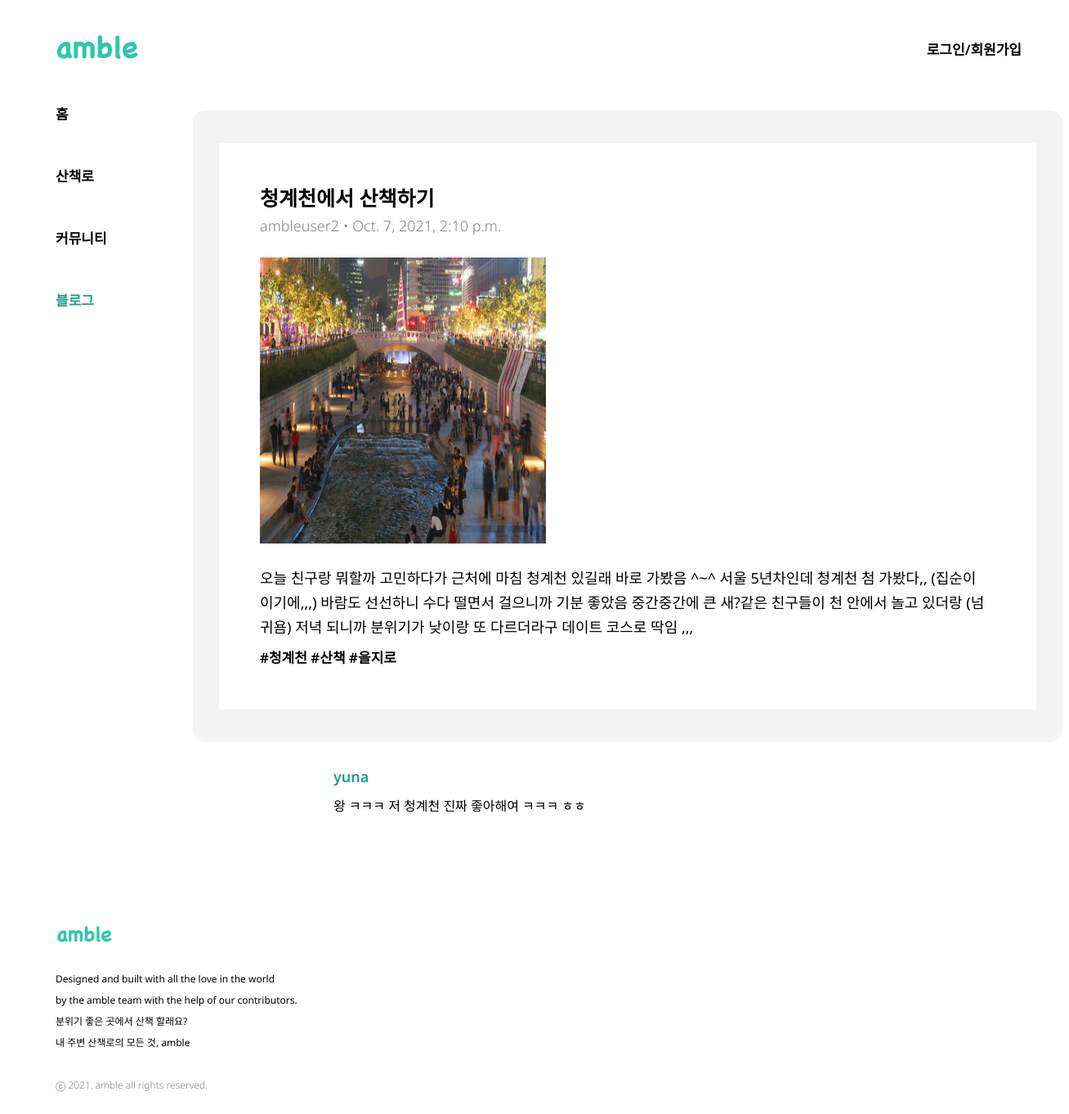
Page /blog/detail/5 on the committed database.
### blog/models.py (models this page shows, shortened)
class Blog(models.Model):
    title = models.CharField(max_length=200)
    author = models.ForeignKey(settings.AUTH_USER_MODEL, on_delete=models.CASCADE)
    pub_date = models.DateTimeField('date published')
    content = models.TextField(max_length=2000)
    img = models.ImageField(upload_to='images/')
    hashtag = models.ManyToManyField(HashTag)

class HashTag(models.Model):
    hashtag_name = models.CharField(max_length=100)
    def __str__(self):
        return self.hashtag_name

class Blog_Reply(models.Model):
    post = models.ForeignKey(Blog, related_name="blog_replys", on_delete=models.CASCADE)
    content = models.TextField(max_length=300)
    reply_at = models.DateTimeField(auto_now_add=True)
    reply_by = models.ForeignKey(settings.AUTH_USER_MODEL, on_delete=models.CASCADE)

### account/models.py (models this page shows)
class CustomUser(AbstractUser):
    nickname = models.CharField(max_length=100)

### blog/views.py (the view)
# urls.py: path('blog/detail/<int:blog_id>', blog.detail, name="blog_detail"),
def detail(request, blog_id):
    blog_detail = get_object_or_404(Blog, pk=blog_id)
    blog_hashtag = blog_detail.hashtag.all()
    return render(request, 'blog_detail.html', {'blog': blog_detail, 'hashtags': blog_hashtag})

### blog/templates/blog_detail.html (shortened to what this page needs)
{% load static %}
<!DOCTYPE html>
<html lang="en">
    <head>
    </head>
    <body>
        <div class="head-wrapper">
            <img src="{% static 'logo.png' %}">
            <div class="login-wrapper">
            {% if not user.is_authenticated %}
                <a href="{% url 'login' %}">로그인/회원가입</a>
            {% endif %}
            </div>
        </div>
        <div class="body-wrapper">
            <div class="body-navbar">
                <div class="navbar-item"><a href="{% url 'home' %}">홈</a></div>
                <div class="navbar-item"><a href="{% url 'trail' %}">산책로</a></div>
                <div class="navbar-item"><a href="{% url 'community' %}" >커뮤니티</a></div>
                <div class="navbar-item"><a href="{% url 'blog' %}" id="nav-location">블로그</a></div>
            </div>
            <div class="body-content">
                <div class="blog-item">
                    <div class="blog-title">{{ blog.title }}</div>
                    <div class="blog-author">{{ blog.author }} • {{ blog.pub_date }}</div>
                    <div class="blog-img">
                        {% if blog.img.url != None %}
                        <img class="blog-img" src="{{ blog.img.url}}" width="350px" height="350px">
                        {% endif %}
                    </div>
                    <div class="blog-content">{{ blog.content }}</div>
                    <div class="blog-hashtag">
                        {% for hashtag in hashtags.all %}
                        #{{hashtag}}
                        {% endfor %}
                    </div>
                </div>
            </div>
        </div>
        <div class="blog-reply-wrapper">
            {% for reply in blog.blog_replys.all %}
            <div class="blog-reply-by">{{ reply.reply_by }}</div>
            <div class="blog-reply-content">
                {{ reply.content }}
                <br>
            </div>
            {% empty %}
            <div>아직 작성된 댓글이 없습니다.</div>
            {% endfor %}
        </div>
        <div class="blog-reply-create-wrapper">
        </div>
        <footer class="footer">
            <img class="footer-img" src="{% static 'logo.png' %}" width="100px"><br>
            <div class="footer-content">Designed and built with all the love in the world <br>by the amble team with the help of our contributors.</div>
            <div class="footer-content">
                분위기 좋은 곳에서 산책 할래요?<br>
                내 주변 산책로의 모든 것, amble<br>
            </div>
            <br>
            <div class="footer-rights">ⓒ 2021. amble all rights reserved.</div>
        </footer>
    </body>
</html>

### blog/templates/blog_detail.html (style rules this page uses)
* { font-family: 'Noto Sans', sans-serif; color: black; font-size: 17px; font-weight: 600; line-height: 25.88px; }
.head-wrapper { display: flex; justify-content: space-between; padding-left: 36px; padding-right: 50px; }
.login-wrapper { padding-top: 40px; }
.body-wrapper { display: grid; grid-template-columns: 2fr 7fr; font-weight: 800; padding-top: 8px; }
.body-navbar { padding-left: 60px; padding-top: 8px; }
.navbar-item { padding-bottom: 50px; }
a { text-decoration: none; }
#nav-location { color: #249C87; }
.body-content { display: flex; flex-direction: column; align-items: center; justify-content: space-evenly; background-color: #F3F3F3; height: auto; padding-top: 40px; padding-bottom: 40px; width: 1064px; margin-top: 16px; border-radius: 15px; }
.blog-item { height: auto; width: 950px; background-color: white; padding-left: 50px; padding-top: 40px; padding-bottom: 40px; }
.blog-title { font-family: Noto Sans; font-size: 25px; font-weight: 600; line-height: 34px; padding-top: 10px; padding-bottom: 9px; padding-bottom: 5px; }
.blog-author { font-size: 18px; font-weight: 300; color: gray; padding-bottom: 25px; }
.blog-img { padding-bottom: 10px; }
.blog-content { font-family: Noto Sans; font-size: 18px; font-weight: 400; line-height: 30px; width:890px; padding-bottom: 10px; }
.blog-hashtag { padding-bottom: 10px; }
.blog-reply-wrapper { padding-left: 400px; padding-top: 30px; }
.blog-reply-by { font-size: 18px; font-weight: 600; color: #249C87; padding-bottom: 10px; }
.blog-reply-content { width: 890px; font-size: 16px; font-weight: 300; padding-bottom: 23px; }
.blog-reply-create-wrapper { display: flex; padding-left: 400px; padding-bottom: 27px; }
.footer { padding-top: 60px; }
.footer-img { padding-left: 45px; font-weight: 400; }
.footer-content { padding-left: 60px; font-weight: 400; font-size: 12px; }
.footer-rights { padding-left: 60px; padding-bottom: 30px; font-weight: 300; color: gray; font-size: 12px; }

### rows in the picture
Blog: title "청계천에서 산책하기", author "ambleuser2", pub_date "Oct. 7, 2021, 2:10 p.m.", img (picture), content "오늘 친구랑 뭐할까 고민하다가 근처에 마침 청계천 있길래 바로 가봤음 ^~^ 서울 5년차인데 청계천 첨 가봤다,, (집순이이기에,,,) 바람도 선선하니 수다 떨면서 걸으니까 기분 좋았음 중간중간에 큰 새?같은 친구들이 천 안에서 놀고 있더랑 (넘 귀욤) 저녁 되니까 분위기가 낮이랑 또 다르더라구 데이트 코스로 딱임 ,,,"
HashTag: hashtag_name "청계천"
HashTag: hashtag_name "산책"
HashTag: hashtag_name "을지로"
Blog_Reply: reply_by "yuna", content "왕 ㅋㅋㅋ 저 청계천 진짜 좋아해여 ㅋㅋㅋ ㅎㅎ"
